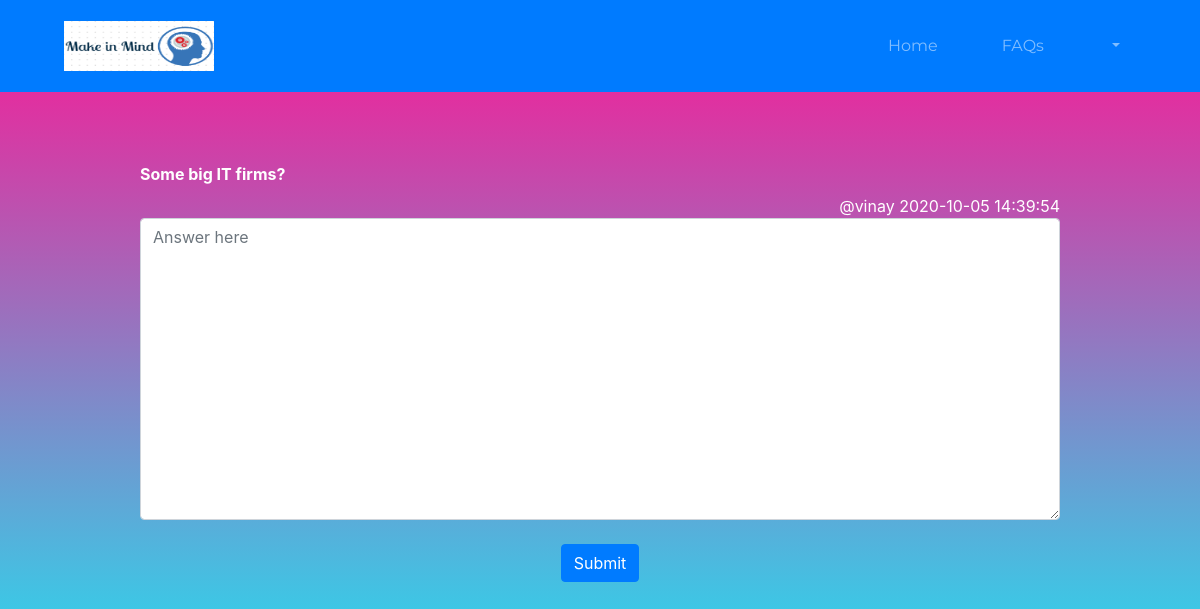
/QandA.php?edit=vinay&edit1=3, run on the app's committed database.
### tables this page shows
CREATE TABLE `query` (
  `uname` varchar(10) NOT NULL,
  `uactid` int(10) NOT NULL,
  `actuname` varchar(10) NOT NULL,
  `actid` int(10) NOT NULL,
  `timestp` timestamp NOT NULL DEFAULT current_timestamp(),
  `llike` int(10) NOT NULL,
  `dlike` int(10) NOT NULL,
  `tag` text NOT NULL,
  `blk` text NOT NULL
);

### QandA.php (the view, shortened to what this page needs)
<?php
$conn=mysqli_connect("localhost","root","","ipproject") or die("connection not established with Database");
 if(isset($_GET['edit']))
    {
      $actuname=$_GET['edit'];
      $actid=$_GET['edit1'];
  }
?>
<!DOCTYPE html>
<html>
<head>
	<link rel="stylesheet" type="text/css" href="QandA.css">
	<link rel="stylesheet" href="https://stackpath.bootstrapcdn.com/bootstrap/4.5.2/css/bootstrap.min.css">
	<link rel="stylesheet" href="https://cdnjs.cloudflare.com/ajax/libs/font-awesome/4.7.0/css/font-awesome.min.css">
</head>
<body>
	<div class="fluid-container">
	<header>
             <nav class="navbar fixed-top navbar-expand-md bg-primary navbar-dark py-3">
			  <a class="navbar-brand ml-5" href="#">
   				 <img src="MIM.png" width="150" height="50" class="d-inline-block align-top mr-5" alt="LOGO">
 			   </a>
			 <div class="collapse navbar-collapse" id="navbarSupportedContent">
			    <ul class="navbar-nav ml-auto mr-2">
			      <li class="nav-item mr-5">
			         <a class="nav-link" href="qadis.php">Home<span class="sr-only"></span></a>
			      </li>
			      <li class="nav-item mr-5">
			        <a class="nav-link" href="TandC.html">FAQs</a>
			      </li>
			      <li class="nav-item dropdown mr-5">
			        <a class="nav-link dropdown-toggle" href="#" id="navbarDropdown" role="button" data-toggle="dropdown" aria-haspopup="true" aria-expanded="false">
			        </a>
			      </li>
			    </ul>
			  </div>
	    </nav>
	</header>
<div id="grad1">
	    <div class="container main-content">
	    	<div class="row  form-wrapper">
	    		<div class="col-lg-10 col-sm-12 col-md-10 text-white form-container container">
	    			<div class="text-center text-uppercase form-header page-header">
	    				<h2><br><br><br><br></h2>
	    			</div>
	    	<form action="" method="POST">
	    	<div class="form-group">
	    	<?php
	    		$select1="select * from query where uname='$actuname' and uactid='$actid' and actuname='' and actid='0'";
      			$runn=mysqli_query($conn,$select1);
      			$run1=mysqli_fetch_assoc($runn);
	    					?>
	    					<div class="form-group description">
	    					<label for="description"><b><?php echo $run1['blk'] ?>
	    						</b> </label>
	    						<div style="text-align: right;"><?php echo ' @',$run1['uname'],'  ',$run1['timestp'],'  '; ?></div>
	    					<textarea name="blk" class="form-control" id="blk" rows="12" required="required" placeholder="Answer here" maxlength="8000" ></textarea>
	    					<div class="form-group text-center"><br>
	    					<input value="Submit" name="submit" type="submit" class="btn btn-primary">
	    				</div>
	    				</div>
                        </div></form>
</div>
</div>
</div>
</div>
</div>
</body>
</html>

### QandA.css (style rules this page uses)
* { box-sizing:border-box; }
html,body { height: 100%; margin: 0px; }
nav { font-family: 'Montserrat',Arial, sans-serif; }
.main-content { min-height: 100vh; }
#grad1 { background-image: linear-gradient(to top,#00ffff,#ff1493); }
body { font-family: "Lato", sans-serif; }

### data on the page
query: blk "Some big IT firms?", uname "vinay", timestp "2020-10-05 14:39:54"
